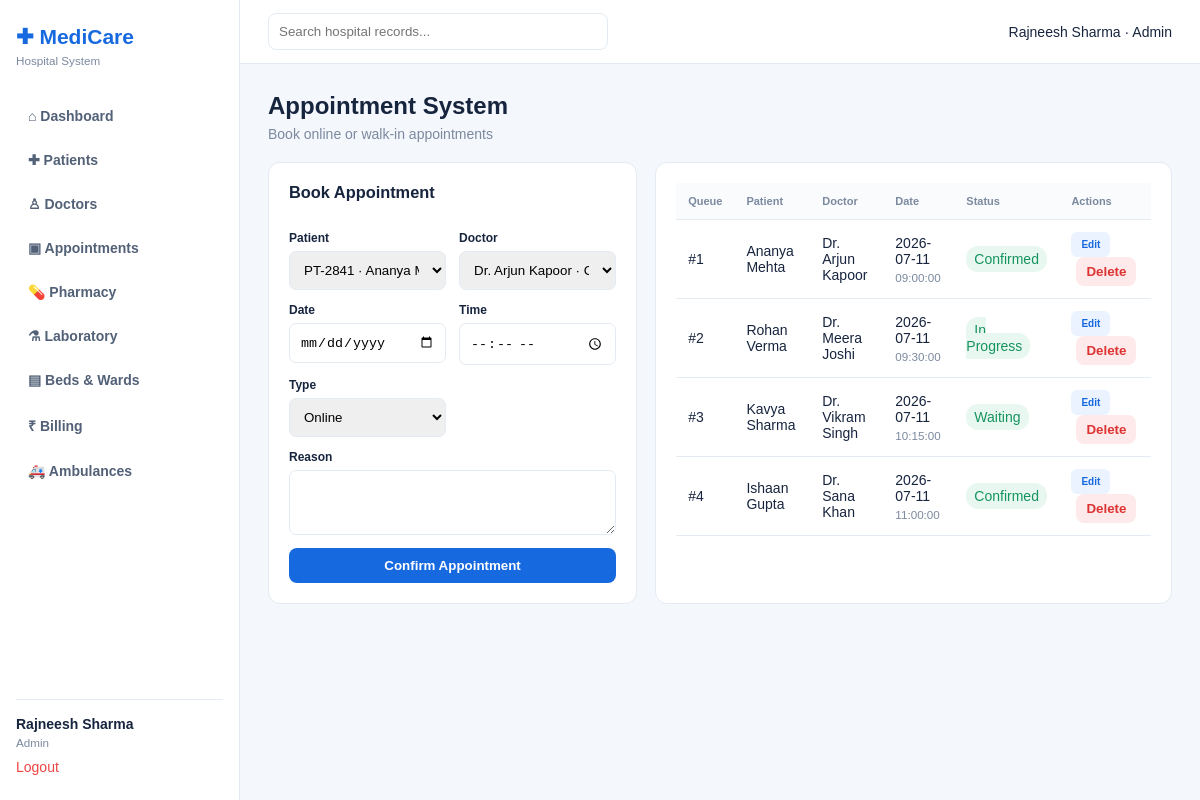
The app's page /appointments (signed in) with its own data.
### app.py (models this page shows)
class Appointment(db.Model):
    __tablename__='appointments'; id=db.Column(db.Integer,primary_key=True); patient_id=db.Column(db.Integer,db.ForeignKey('patients.id')); doctor_id=db.Column(db.Integer,db.ForeignKey('doctors.id')); appointment_date=db.Column(db.Date); appointment_time=db.Column(db.Time); appointment_type=db.Column(db.String(30)); reason=db.Column(db.Text); status=db.Column(db.String(30),default='Scheduled'); queue_number=db.Column(db.Integer); patient=db.relationship('Patient'); doctor=db.relationship('Doctor')

class Patient(db.Model):
    __tablename__='patients'; id=db.Column(db.Integer,primary_key=True); patient_code=db.Column(db.String(20),unique=True); name=db.Column(db.String(100),nullable=False); dob=db.Column(db.Date); gender=db.Column(db.String(20)); blood_group=db.Column(db.String(5)); phone=db.Column(db.String(20)); emergency_contact=db.Column(db.String(120)); address=db.Column(db.Text); allergies=db.Column(db.Text); previous_diseases=db.Column(db.Text); insurance=db.Column(db.String(150))

class Doctor(db.Model):
    __tablename__='doctors'; id=db.Column(db.Integer,primary_key=True); doctor_code=db.Column(db.String(20),unique=True); name=db.Column(db.String(100),nullable=False); department=db.Column(db.String(80)); qualification=db.Column(db.String(120)); experience=db.Column(db.Integer,default=0); fee=db.Column(db.Numeric(10,2),default=0); phone=db.Column(db.String(20)); available=db.Column(db.Boolean,default=True)

### app.py (the view, shortened to what this page needs)
@app.route('/appointments', methods=['GET','POST'])
@login_required
def appointments():
    return render_template('appointments.html',records=Appointment.query.order_by(Appointment.appointment_date.desc()).all(),patients=Patient.query.all(),doctors=Doctor.query.filter_by(available=True).all())

### app.py (called while the page is built)
def login_required(fn):
    @wraps(fn)
    def wrapper(*args, **kwargs):
        if not session.get('user_id'): return redirect(url_for('login'))
        return fn(*args, **kwargs)
    return wrapper

### templates/appointments.html
{% extends 'base.html' %}{% block content %}<div class="title"><div><h1>Appointment System</h1><p>Book online or walk-in appointments</p></div></div><div class="split"><form method="post" class="panel form"><h3>Book Appointment</h3><label>Patient<select name="patient_id">{% for x in patients %}<option value="{{x.id}}">{{x.patient_code}} · {{x.name}}</option>{% endfor %}</select></label><label>Doctor<select name="doctor_id">{% for x in doctors %}<option value="{{x.id}}">{{x.name}} · {{x.department}}</option>{% endfor %}</select></label><label>Date<input type="date" name="appointment_date" required></label><label>Time<input type="time" name="appointment_time" required></label><label>Type<select name="appointment_type"><option>Online</option><option>Walk-in</option><option>Emergency</option></select></label><label class="wide">Reason<textarea name="reason"></textarea></label><button class="wide">Confirm Appointment</button></form><div class="panel"><table><tr><th>Queue</th><th>Patient</th><th>Doctor</th><th>Date</th><th>Status</th><th>Actions</th></tr>{% for x in records %}<tr><td>#{{x.queue_number}}</td><td>{{x.patient.name}}</td><td>{{x.doctor.name}}</td><td>{{x.appointment_date}}<small>{{x.appointment_time}}</small></td><td><em>{{x.status}}</em></td><td><a class="edit-btn" href="{{url_for('edit_record',entity='appointment',record_id=x.id)}}">Edit</a><form class="delete-form" method="post" action="{{url_for('delete_record',entity='appointment',record_id=x.id)}}" onsubmit="return confirm('Delete this appointment?')"><button>Delete</button></form></td></tr>{% else %}<tr><td colspan="5">No appointments booked.</td></tr>{% endfor %}</table></div></div>{% endblock %}

### static/style.css (style rules this page uses)
:root { --blue:#1769e0;--ink:#17243e;--muted:#7b899f;--line:#e5ebf3;--bg:#f4f7fb }
* { box-sizing:border-box }
body { margin:0;font:14px Arial;color:var(--ink);background:var(--bg) }
.title { display:flex;align-items:end;justify-content:space-between;margin-bottom:20px }
.title h1 { margin:0 0 6px;font-size:24px }
.title p { margin:0;color:var(--muted) }
.btn,button { background:var(--blue);color:#fff;border:0;border-radius:8px;padding:10px 15px;text-decoration:none;font-weight:bold }
.cards article,.panel { background:#fff;border:1px solid var(--line);border-radius:12px;padding:20px }
.panel { margin-top:18px;overflow:auto }
.panel h3 { margin-top:0 }
table { width:100%;border-collapse:collapse }
th,td { text-align:left;padding:12px;border-bottom:1px solid var(--line) }
th { font-size:11px;color:var(--muted);background:#fafbfd }
td small { display:block;color:var(--muted);margin-top:4px }
td em { font-style:normal;background:#e8f8f0;color:#15935f;padding:5px 8px;border-radius:12px }
.split { display:grid;grid-template-columns:1fr 1.4fr;gap:18px }
.split .panel { margin:0 }
.form { display:grid;grid-template-columns:1fr 1fr;gap:13px }
.form h3,.wide { grid-column:1/-1 }
.form label { font-size:12px;font-weight:bold }
.form input,.form select,.form textarea,.searchbar input { display:block;width:100%;border:1px solid var(--line);border-radius:7px;padding:10px;margin-top:6px }
.form textarea { height:65px }
.edit-btn { display:inline-block;background:#eaf3ff;color:#1769e0;padding:7px 10px;border-radius:6px;text-decoration:none;font-size:10px;font-weight:bold }
.delete-form { display:inline-block;margin-left:5px }
.delete-form button { background:#feeaea;color:#d33;padding:7px 10px }

### records on screen
Appointment: queue_number "1", patient.name "Ananya Mehta", doctor.name "Dr. Arjun Kapoor", appointment_date "2026-07-11", appointment_time "09:00:00", status "Confirmed"
Appointment: queue_number "2", patient.name "Rohan Verma", doctor.name "Dr. Meera Joshi", appointment_date "2026-07-11", appointment_time "09:30:00", status "In Progress"
Appointment: queue_number "3", patient.name "Kavya Sharma", doctor.name "Dr. Vikram Singh", appointment_date "2026-07-11", appointment_time "10:15:00", status "Waiting"
Appointment: queue_number "4", patient.name "Ishaan Gupta", doctor.name "Dr. Sana Khan", appointment_date "2026-07-11", appointment_time "11:00:00", status "Confirmed"

### other values on screen
{{ session.name }} "Rajneesh Sharma"
{{ session.role|title }} "Admin"
form field patient_id "PT-2841 · Ananya Mehta"
form field doctor_id "Dr. Arjun Kapoor · Cardiology"
